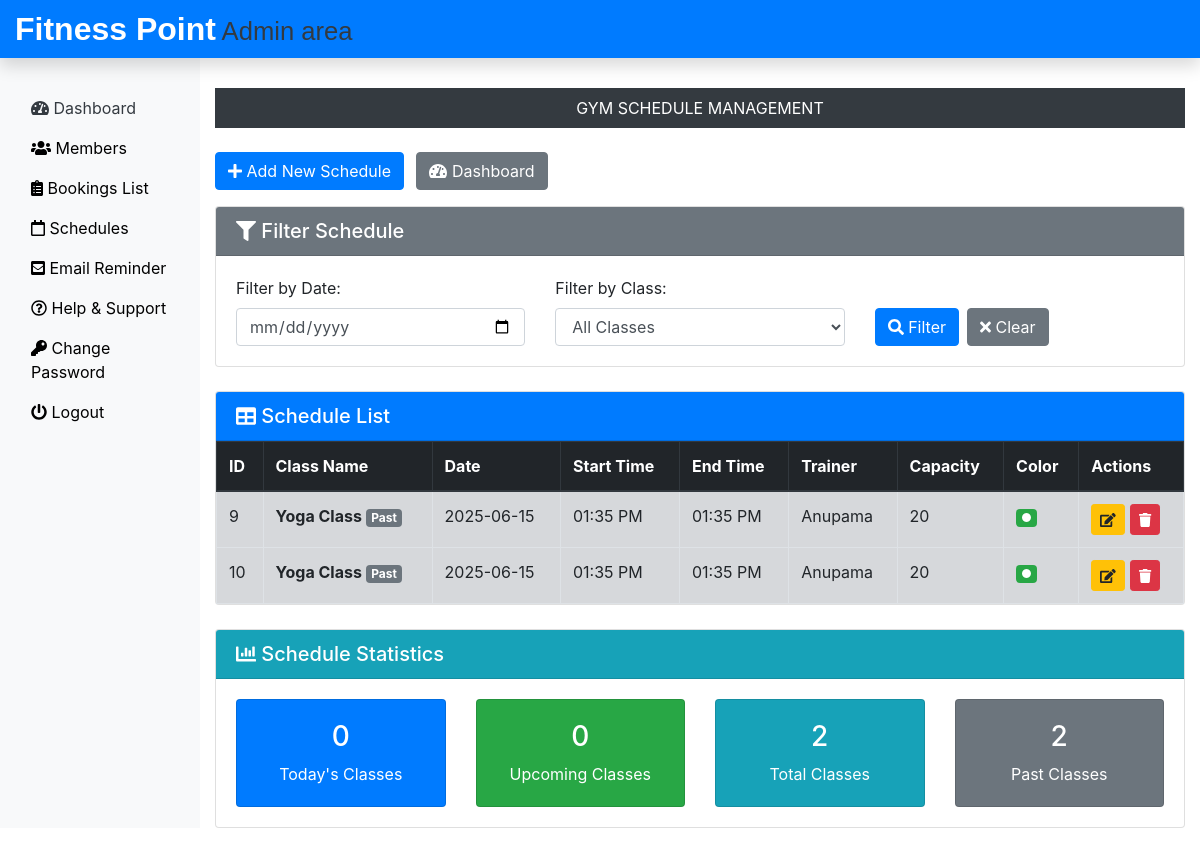
The page /Admin/view_schedule.php (signed in) on the database its author committed.
### tables this page shows
CREATE TABLE `tbl_events` (
  `id` int(11) NOT NULL,
  `title` varchar(255) NOT NULL,
  `start` datetime NOT NULL,
  `end` datetime NOT NULL,
  `trainer` varchar(255) DEFAULT NULL,
  `capacity` int(11) DEFAULT 20,
  `color` varchar(7) DEFAULT '#17a2b8',
  `description` text DEFAULT NULL,
  `created_at` timestamp NOT NULL DEFAULT current_timestamp(),
  `updated_at` timestamp NOT NULL DEFAULT current_timestamp() ON UPDATE current_timestamp()
);

### Admin/view_schedule.php (the view, shortened to what this page needs)
<?php
include('includes/header.php');
include('../dbConnection.php');
$filter_date = $_GET['filter_date'] ?? '';
?>
<div class="col-sm-9 col-md-10 mt-5">
    <div class="text-center">
        <p class="bg-dark text-white p-2 mb-4">GYM SCHEDULE MANAGEMENT</p>
    </div>
    <div class="mb-3">
        <button class="btn btn-primary" data-toggle="modal" data-target="#addScheduleModal">
            <i class="fas fa-plus"></i> Add New Schedule
        </button>
        <a href="dashboard.php" class="btn btn-secondary ml-2">
            <i class="fas fa-tachometer-alt"></i> Dashboard
        </a>
    </div>
    <div class="card mb-4">
        <div class="card-header bg-secondary text-white">
            <h5 class="mb-0"><i class="fas fa-filter"></i> Filter Schedule</h5>
        </div>
        <div class="card-body">
            <form method="GET" class="row">
                <div class="col-md-4">
                    <label for="filter_date">Filter by Date:</label>
                    <input type="date" class="form-control" id="filter_date" name="filter_date"
                           value="<?php echo htmlspecialchars($filter_date); ?>">
                </div>
                <div class="col-md-4">
                    <label for="filter_class">Filter by Class:</label>
                    <select class="form-control" id="filter_class" name="filter_class">
                        <option value="">All Classes</option>
                    </select>
                </div>
                <div class="col-md-4 d-flex align-items-end">
                    <button type="submit" class="btn btn-primary mr-2">
                        <i class="fas fa-search"></i> Filter
                    </button>
                    <a href="view_schedule.php" class="btn btn-secondary">
                        <i class="fas fa-times"></i> Clear
                    </a>
                </div>
            </form>
        </div>
    </div>
    <?php
    $sql = "SELECT *, DATE(start) as schedule_date, TIME(start) as start_time, TIME(end) as end_time FROM tbl_events WHERE 1=1";
    $sql .= " ORDER BY start ASC";
    $stmt = $conn->prepare($sql);
    $stmt->execute();
    $result = $stmt->get_result();
    if ($result->num_rows > 0) {
        echo '<div class="card">
        <div class="card-header bg-primary text-white">
            <h5 class="mb-0"><i class="fas fa-table"></i> Schedule List</h5>
        </div>
        <div class="card-body p-0">
        <div class="table-responsive">
        <table class="table table-bordered table-hover table-striped mb-0">
            <thead class="thead-dark">
                <tr>
                    <th>ID</th>
                    <th>Class Name</th>
                    <th>Date</th>
                    <th>Start Time</th>
                    <th>End Time</th>
                    <th>Trainer</th>
                    <th>Capacity</th>
                    <th>Color</th>
                    <th>Actions</th>
                </tr>
            </thead>
            <tbody>';
        while ($row = $result->fetch_assoc()) {
            $startDateTime = new DateTime($row["start"]);
            $endDateTime = new DateTime($row["end"]);
            $isToday = $startDateTime->format('Y-m-d') == date('Y-m-d');
            $isPast = $startDateTime < new DateTime();
            $rowClass = '';
            if ($isToday) $rowClass = 'table-warning';
            elseif ($isPast) $rowClass = 'table-secondary';
            echo '<tr class="' . $rowClass . '">';
            echo '<td>' . $row["id"] . '</td>';
            echo '<td><strong>' . htmlspecialchars($row["title"]) . '</strong>';
            if ($isPast) echo ' <span class="badge badge-secondary">Past</span>';
            echo '</td>';
            echo '<td>' . $startDateTime->format('Y-m-d') . '</td>';
            echo '<td>' . $startDateTime->format('h:i A') . '</td>';
            echo '<td>' . $endDateTime->format('h:i A') . '</td>';
            echo '<td>' . htmlspecialchars($row["trainer"] ?? 'Not Assigned') . '</td>';
            echo '<td>' . ($row["capacity"] ?? 20) . '</td>';
            echo '<td><span class="badge" style="background-color: ' . ($row["color"] ?? '#17a2b8') . '; color: white;">●</span></td>';
            echo '<td>
                <button class="btn btn-sm btn-warning edit-schedule"
                        data-id="' . $row["id"] . '"
                        data-title="' . htmlspecialchars($row["title"]) . '"
                        data-date="' . $startDateTime->format('Y-m-d') . '"
                        data-start-time="' . $startDateTime->format('H:i') . '"
                        data-end-time="' . $endDateTime->format('H:i') . '"
                        data-trainer="' . htmlspecialchars($row["trainer"] ?? '') . '"
                        data-capacity="' . ($row["capacity"] ?? 20) . '"
                        data-color="' . htmlspecialchars($row["color"] ?? '#17a2b8') . '"
                        data-description="' . htmlspecialchars($row["description"] ?? '') . '"
                        data-toggle="modal" data-target="#editScheduleModal"
                        title="Edit Schedule">
                    <i class="fas fa-edit"></i>
                </button>
                <form method="POST" class="d-inline" onsubmit="return confirm(\'Are you sure you want to delete this schedule?\')">
                    <input type="hidden" name="action" value="delete">
                    <input type="hidden" name="schedule_id" value="' . $row["id"] . '">
                    <button type="submit" class="btn btn-sm btn-danger" title="Delete Schedule">
                        <i class="fas fa-trash"></i>
                    </button>
                </form>
            </td>';
            echo '</tr>';
        }
        echo '</tbody></table></div></div></div>';
    } else {
        echo '<div class="alert alert-info text-center">
                <h4><i class="fas fa-info-circle"></i> No Schedules Found</h4>
                <p>No schedules match your filter criteria. <a href="#" data-toggle="modal" data-target="#addScheduleModal">Add a new schedule</a> to get started.</p>
              </div>';
    }
    ?>
    <div class="row mt-4">
        <div class="col-md-12">
            <div class="card">
                <div class="card-header bg-info text-white">
                    <h5 class="mb-0"><i class="fas fa-chart-bar"></i> Schedule Statistics</h5>
                </div>
                <div class="card-body">
                    <div class="row text-center">
                        <?php
                        $todaySchedules = $conn->query("SELECT COUNT(*) as count FROM tbl_events WHERE DATE(start) = CURDATE()")->fetch_assoc()['count'];
                        $upcomingSchedules = $conn->query("SELECT COUNT(*) as count FROM tbl_events WHERE start > NOW()")->fetch_assoc()['count'];
                        $totalSchedules = $conn->query("SELECT COUNT(*) as count FROM tbl_events")->fetch_assoc()['count'];
                        $pastSchedules = $conn->query("SELECT COUNT(*) as count FROM tbl_events WHERE start < NOW()")->fetch_assoc()['count'];
                        ?>
                        <div class="col-md-3">
                            <div class="card bg-primary text-white">
                                <div class="card-body">
                                    <h3><?php echo $todaySchedules; ?></h3>
                                    <p class="mb-0">Today's Classes</p>
                                </div>
                            </div>
                        </div>
                        <div class="col-md-3">
                            <div class="card bg-success text-white">
                                <div class="card-body">
                                    <h3><?php echo $upcomingSchedules; ?></h3>
                                    <p class="mb-0">Upcoming Classes</p>
                                </div>
                            </div>
                        </div>
                        <div class="col-md-3">
                            <div class="card bg-info text-white">
                                <div class="card-body">
                                    <h3><?php echo $totalSchedules; ?></h3>
                                    <p class="mb-0">Total Classes</p>
                                </div>
                            </div>
                        </div>
                        <div class="col-md-3">
                            <div class="card bg-secondary text-white">
                                <div class="card-body">
                                    <h3><?php echo $pastSchedules; ?></h3>
                                    <p class="mb-0">Past Classes</p>
                                </div>
                            </div>
                        </div>
                    </div>
                </div>
            </div>
        </div>
    </div>
</div>
<?php include('includes/footer.php'); ?>

### css/custom.css (style rules this page uses)
a { color: black; }

### rows shown on the page
tbl_events: id "9", title "Yoga Class", shows "Past", start "2025-06-15", start "01:35 PM", end "01:35 PM", trainer "Anupama", capacity "20"
tbl_events: id "10", title "Yoga Class", shows "Past", start "2025-06-15", start "01:35 PM", end "01:35 PM", trainer "Anupama", capacity "20"

### other values the page prints
$todaySchedules "0"
$upcomingSchedules "0"
$totalSchedules "2"
$pastSchedules "2"
